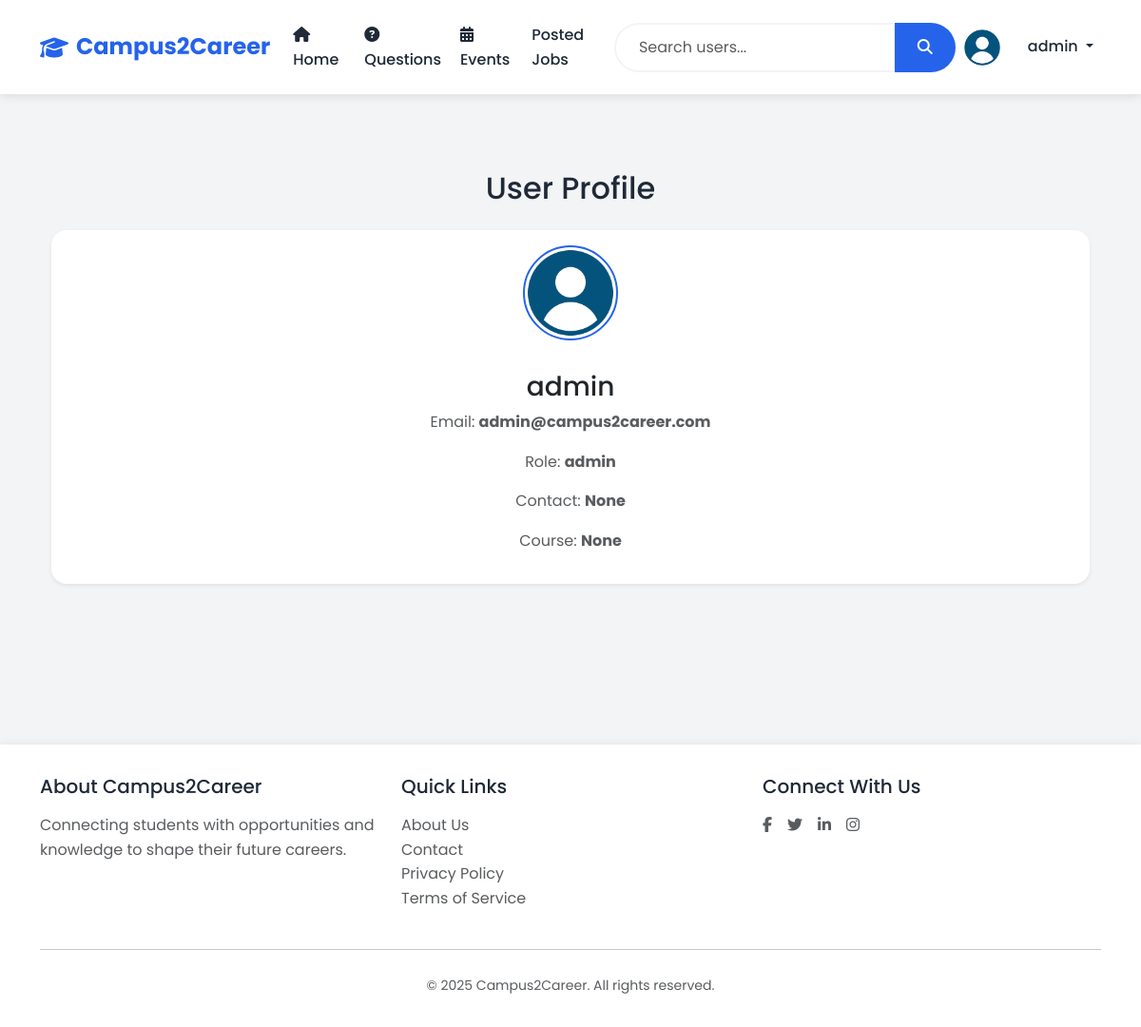
The app's page /profile (signed in) with its own data.
### models.py (models this page shows, shortened)
class User(UserMixin, db.Model):
    id = db.Column(db.Integer, primary_key=True)
    username = db.Column(db.String(80), unique=True, nullable=False)
    email = db.Column(db.String(120), unique=True, nullable=False)
    password_hash = db.Column(db.String(128))
    role = db.Column(db.String(20), nullable=False)  # student, alumni, teacher, admin
    contact = db.Column(db.String(15))
    dob = db.Column(db.Date)
    course = db.Column(db.String(50))  # For students
    profile_image = db.Column(db.String(120), default='noimg.jpg')
    created_at = db.Column(db.DateTime, default=datetime.utcnow)
    questions = db.relationship('Question', backref='author', lazy=True, cascade='all, delete-orphan')
    answers = db.relationship('Answer', backref='author', lazy=True, cascade='all, delete-orphan')
    events = db.relationship('Event', backref='creator', lazy=True, cascade='all, delete-orphan')
    jobs = db.relationship('Job', backref='poster', lazy=True, cascade='all, delete-orphan')

### app.py (the view)
@app.route('/profile')
@login_required
def profile():
    return render_template('profile.html', user=current_user)

### app.py (called while the page is built)
@login_manager.user_loader
def load_user(user_id):
    return User.query.get(int(user_id))

### templates/profile.html (shortened to what this page needs)
{% extends "base.html" %}
{% block content %}
<div class="container mt-5">
    <h2 class="mb-4 text-center">User Profile</h2>
    <div class="card shadow-sm">
        <div class="card-body text-center">
            <img src="{{ url_for('static', filename='images/default.png') }}" alt="Profile" class="profile-img mb-3" style="width: 100px; height: 100px; object-fit: cover; border-radius: 50%; border: 2px solid var(--primary-color);" />
            <h3 class="mt-3">{{ user.username }}</h3>
            <p class="text-muted">Email: <strong>{{ user.email }}</strong></p>
            <p class="text-muted">Role: <strong>{{ user.role }}</strong></p>
            <p class="text-muted">Contact: <strong>{{ user.contact }}</strong></p>
            <p class="text-muted">Course: <strong>{{ user.course }}</strong></p>
        </div>
    </div>
</div>
{% endblock %}

### templates/base.html (shortened to what this page needs)
<!DOCTYPE html>
<html lang="en">
<head>
    <link href="https://cdn.jsdelivr.net/npm/bootstrap@5.3.2/dist/css/bootstrap.min.css" rel="stylesheet">
    <link rel="stylesheet" href="https://cdnjs.cloudflare.com/ajax/libs/font-awesome/6.5.1/css/all.min.css">
</head>
<body>
    <nav class="navbar navbar-expand-lg">
        <div class="container">
            <a class="navbar-brand" href="{{ url_for('index') }}">
                <i class="fas fa-graduation-cap"></i>
                <span>Campus2Career</span>
            </a>
            <div class="collapse navbar-collapse" id="navbarNav">
                <ul class="navbar-nav me-auto">
                    <li class="nav-item">
                        <a class="nav-link" href="{{ url_for('index') }}">
                            <i class="fas fa-home me-1"></i> Home
                        </a>
                    </li>
                    <li class="nav-item">
                        <a class="nav-link" href="{{ url_for('questions') }}">
                            <i class="fas fa-question-circle me-1"></i> Questions
                        </a>
                    </li>
                    <li class="nav-item">
                        <a class="nav-link" href="{{ url_for('events') }}">
                            <i class="fas fa-calendar-alt me-1"></i> Events
                        </a>
                    </li>
                    <li class="nav-item">
                        <a class="nav-link" href="{{ url_for('job_listings') }}">Posted Jobs</a>
                    </li>
                </ul>
                <form class="d-flex mx-auto" id="searchForm" method="GET" action="{{ url_for('search_users') }}">
                    <div class="input-group">
                        <input type="search" class="form-control search-input" name="q" placeholder="Search users..." aria-label="Search">
                        <button class="btn search-btn" type="submit">
                            <i class="fas fa-search"></i>
                        </button>
                    </div>
                </form>
                <ul class="navbar-nav ms-auto">
                    {% if current_user.is_authenticated %}
                        <li class="nav-item dropdown">
                            <a class="nav-link dropdown-toggle" href="#" id="userDropdown" role="button" data-bs-toggle="dropdown">
                                <img src="{{ url_for('static', filename='images/' + (current_user.role == 'admin' and 'default.png' or current_user.profile_image)) }}" alt="Profile" class="rounded-circle me-4" style="width: 40px; height: 40px; object-fit: cover;">
                                {{ current_user.username }}
                            </a>
                        </li>
                    {% endif %}
                </ul>
            </div>
        </div>
    </nav>
    <div class="main-content">
        <div class="container">
            {% block content %}{% endblock %}
        </div>
    </div>
    <footer class="footer">
        <div class="container">
            <div class="row">
                <div class="col-md-4">
                    <h5 class="mb-3">About Campus2Career</h5>
                    <p class="text-muted">Connecting students with opportunities and knowledge to shape their future careers.</p>
                </div>
                <div class="col-md-4">
                    <h5 class="mb-3">Quick Links</h5>
                    <ul class="list-unstyled">
                        <li><a href="{{ url_for('about') }}" class="text-decoration-none text-muted">About Us</a></li>
                        <li><a href="{{ url_for('contact') }}" class="text-decoration-none text-muted">Contact</a></li>
                        <li><a href="#" class="text-decoration-none text-muted">Privacy Policy</a></li>
                        <li><a href="#" class="text-decoration-none text-muted">Terms of Service</a></li>
                    </ul>
                </div>
                <div class="col-md-4">
                    <h5 class="mb-3">Connect With Us</h5>
                    <div class="d-flex gap-3">
                        <a href="#" class="text-decoration-none text-muted"><i class="fab fa-facebook-f"></i></a>
                        <a href="#" class="text-decoration-none text-muted"><i class="fab fa-twitter"></i></a>
                        <a href="#" class="text-decoration-none text-muted"><i class="fab fa-linkedin-in"></i></a>
                        <a href="#" class="text-decoration-none text-muted"><i class="fab fa-instagram"></i></a>
                    </div>
                </div>
            </div>
            <hr class="my-4">
            <div class="text-center text-muted">
                <small>&copy; 2025 Campus2Career. All rights reserved.</small>
            </div>
        </div>
    </footer>
</body>
</html>

### templates/base.html (style rules this page uses)
:root { --primary-color: #2563eb; --secondary-color: #1e40af; --accent-color: #3b82f6; --text-color: #1f2937; --light-bg: #f3f4f6; --white: #ffffff; }
body { font-family: 'Poppins', sans-serif; background: var(--light-bg); color: var(--text-color); min-height: 100vh; line-height: 1.6; }
.navbar { background: var(--white); box-shadow: 0 2px 10px rgba(0,0,0,0.1); padding: 1rem 0; position: sticky; top: 0; z-index: 1000; }
.navbar-brand { font-size: 1.5rem; font-weight: 700; color: var(--primary-color) !important; display: flex; align-items: center; gap: 0.5rem; }
.nav-link { color: var(--text-color) !important; font-weight: 500; padding: 0.5rem 1rem; border-radius: 0.5rem; transition: all 0.3s ease; }
.card { border: none; border-radius: 1rem; box-shadow: 0 4px 6px -1px rgba(0, 0, 0, 0.1), 0 2px 4px -1px rgba(0, 0, 0, 0.06); transition: all 0.3s ease; background: var(--white); overflow: hidden; }
.profile-img { width: 40px; height: 40px; border-radius: 50%; object-fit: cover; border: 2px solid var(--primary-color); transition: all 0.3s ease; }
.footer { background: var(--white); color: var(--text-color); padding: 2rem 0; margin-top: 4rem; box-shadow: 0 -2px 10px rgba(0,0,0,0.05); }
.main-content { padding: 2rem 0; min-height: calc(100vh - 180px); }
.search-input { border-radius: 2rem 0 0 2rem; border: 2px solid var(--light-bg); padding: 0.75rem 1.5rem; transition: all 0.3s ease; }
.search-btn { border-radius: 0 2rem 2rem 0; border: none; background: var(--primary-color); color: var(--white); padding: 0.75rem 1.5rem; transition: all 0.3s ease; }

### records on screen
User: username "admin", email "admin@campus2career.com", role "admin", contact "None", course "None"
